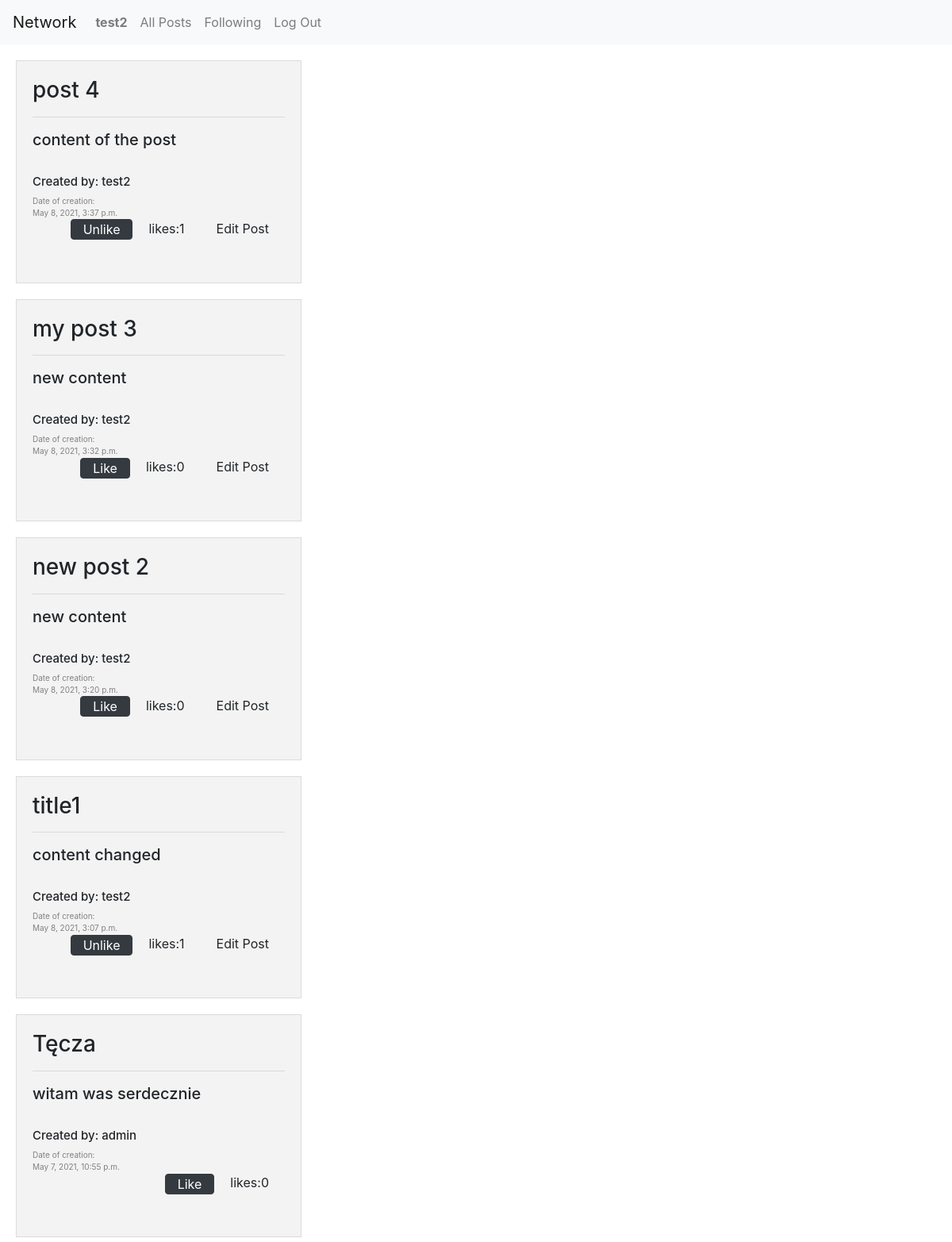
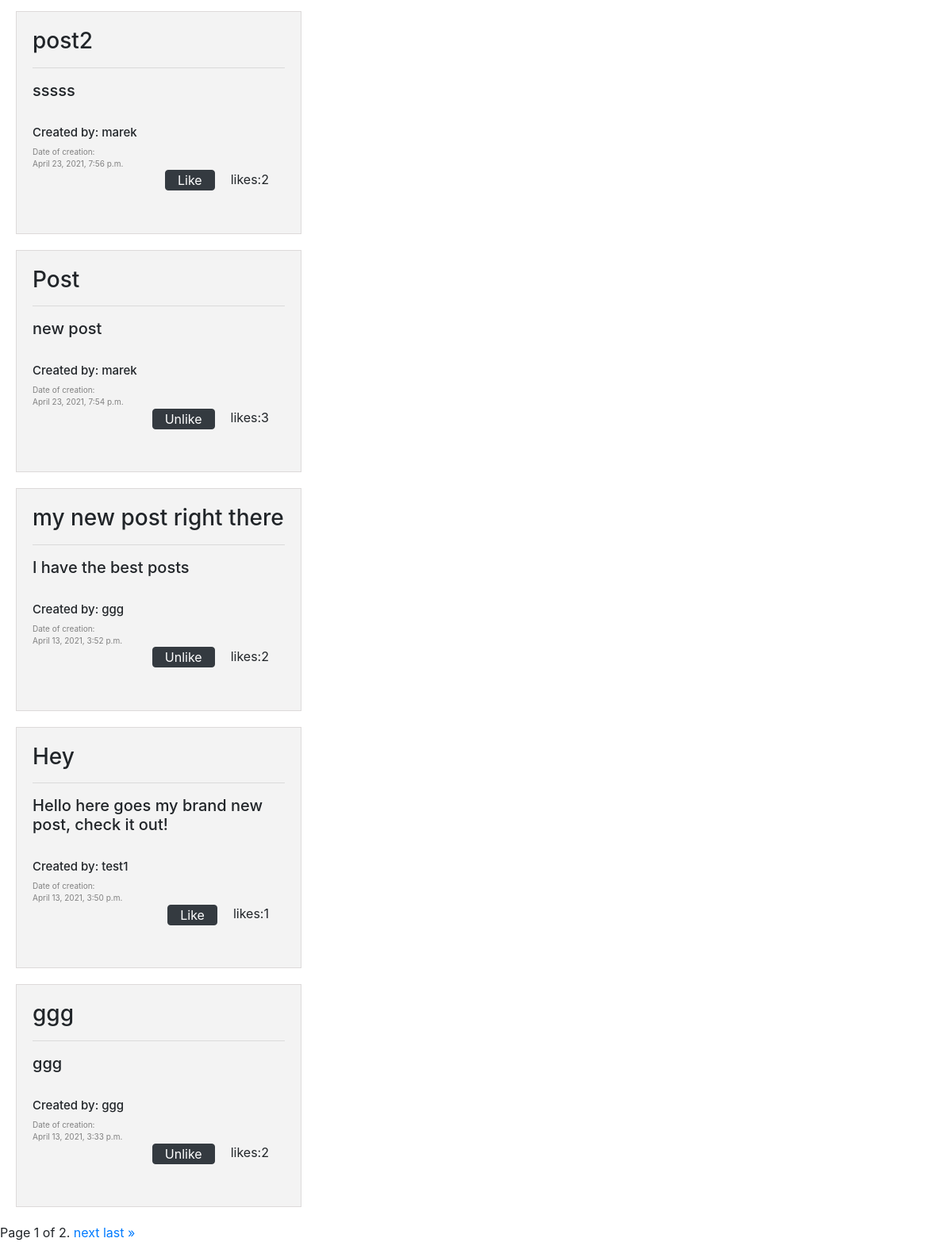
The app's page /allPosts (signed in), older data (2 pictures, top to bottom).
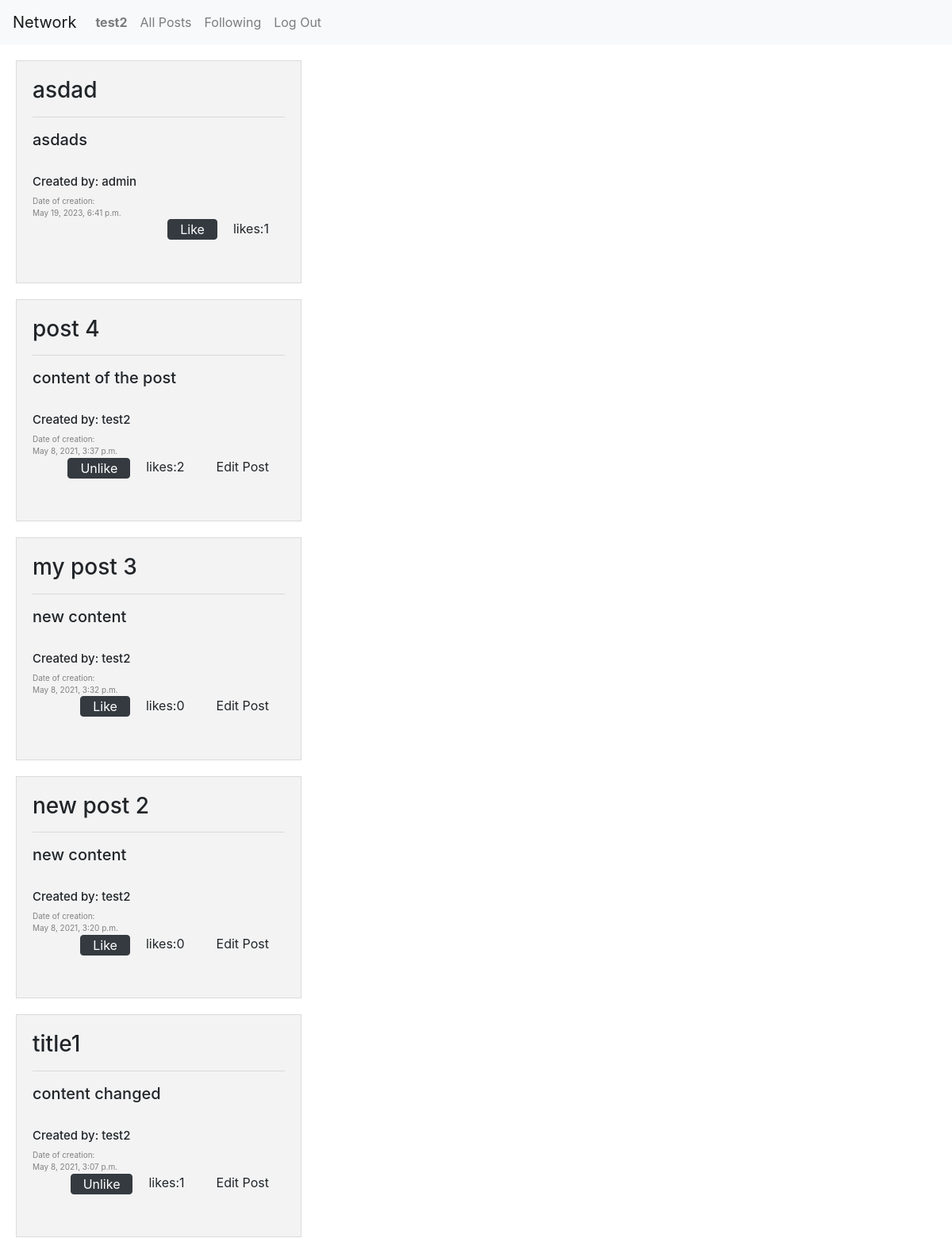
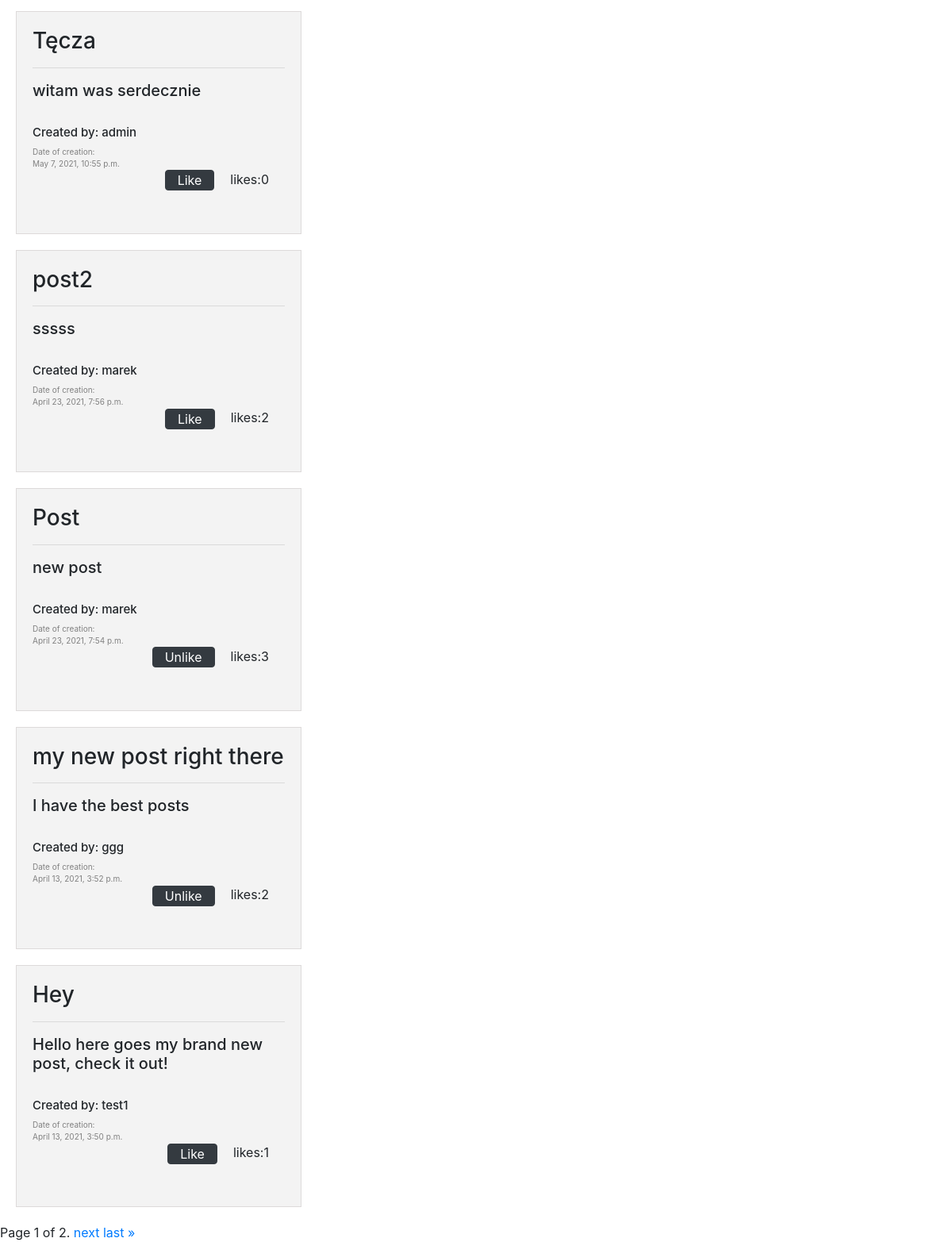
The same page, newer data (2 pictures, top to bottom).
### network/models.py (models this page shows, shortened)
class Post(models.Model):
    title = models.CharField(max_length=64)
    text = models.TextField()
    likes = models.ManyToManyField(
        "User", default=None, blank=True, related_name="likes"
    )
    creation_date = models.DateTimeField()
    author = models.ForeignKey(
        User, on_delete=models.CASCADE, blank=True, related_name="author"
    )

class User(AbstractUser):
    def __str__(self):
        return self.username

### network/views.py (the view)
# urls.py: path("allPosts", views.allPosts, name="allPosts"),
def allPosts(request):
    posts_list = Post.objects.all().order_by("-creation_date")
    paginator = Paginator(posts_list, 10)
    page_number = request.GET.get("page")
    page_obj = paginator.get_page(page_number)
    return render(
        request, "network/allposts.html", {"page_obj": page_obj, "user": request.user}
    )

### network/templates/network/allposts.html (shortened to what this page needs)
{% extends "network/layout.html" %}
{% load static %}
{% block new_post %}
{% for post in page_obj %}
<div class="post" id="{{post.id}}">
    <div class="content">
        <h3>{{post.title}}</h3>
        <hr>
        <div id="text-before{{post.id}}">
            <h5>{{post.text}}</h5>
        </div>
        <br>
        <div class="get-user">
            <h5 style="font-size: 15px;" onclick = "get_profile('{{post.author.id}}')">Created by: {{post.author}}</h5>
        </div>
        <div class="date">
            Date of creation: <br>
            {{post.creation_date}}
        </div>
        <div class="right-bottom" style="height: 60px;">
            {% if request.user == post.author %}
            <div class="likes" style="cursor: pointer;" onclick = "display_edit('{{post.id}}')">
                Edit Post
            </div>
            {% endif %}
            <div class="likes" >
                likes:   <div class="like-count{{post.id}}" style="float: right;"> {{post.like_set.count}}</div>
            </div>
            <form class="like-form" id="{{post.id}}" method=post action="{% url 'like' post_id=post.id %}" style=" float: right;">
                {% if user.is_authenticated %}
                    {% if user not in post.likes.all %}
                        <button class="btn btn-dark like{{post.id}}" type="submit" value="Save"> Like </button>
                    {% else %}
                        <button class="btn btn-dark like{{post.id}}" type="submit" value="Save"> Unlike </button>
                    {% endif %}
                {% endif %}
            </form>
        </div>
    </div>
</div>
{% endfor %}
<div class="pagination">
    <span class="step-links">
        <span class="current">
            Page {{ page_obj.number }} of {{ page_obj.paginator.num_pages }}.
        </span>
        {% if page_obj.has_next %}
            <a href="?page={{ page_obj.next_page_number }}">next</a>
            <a href="?page={{ page_obj.paginator.num_pages }}">last &raquo;</a>
        {% endif %}
    </span>
</div>
{% endblock %}

Row changes from the older to the newer data that the page shows:
no longer on this page (row unchanged): Post: title "ggg", text "ggg", author "ggg", creation_date "April 13, 2021, 3:33 p.m.", like_set.count "2"
added Post: title "asdad", text "asdads", author "admin", creation_date "May 19, 2023, 6:41 p.m.", like_set.count "1"
computed for Post "post 4": like_set.count "1" → "2"
